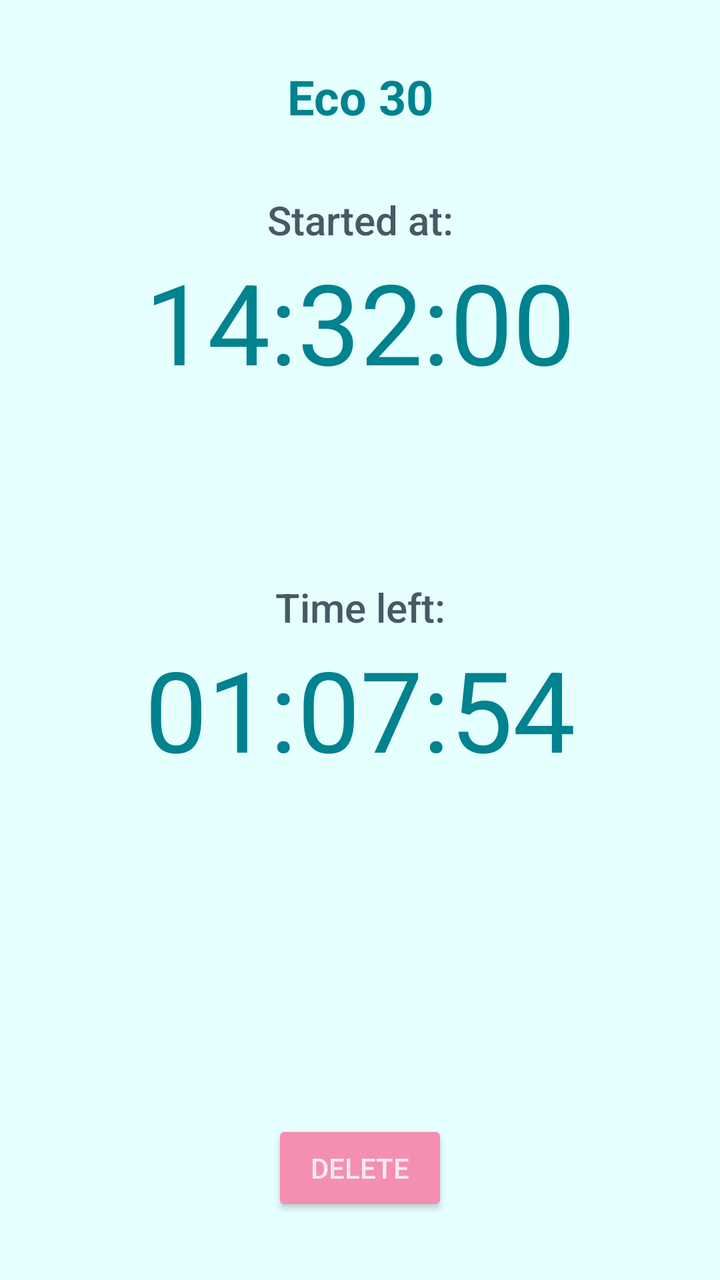
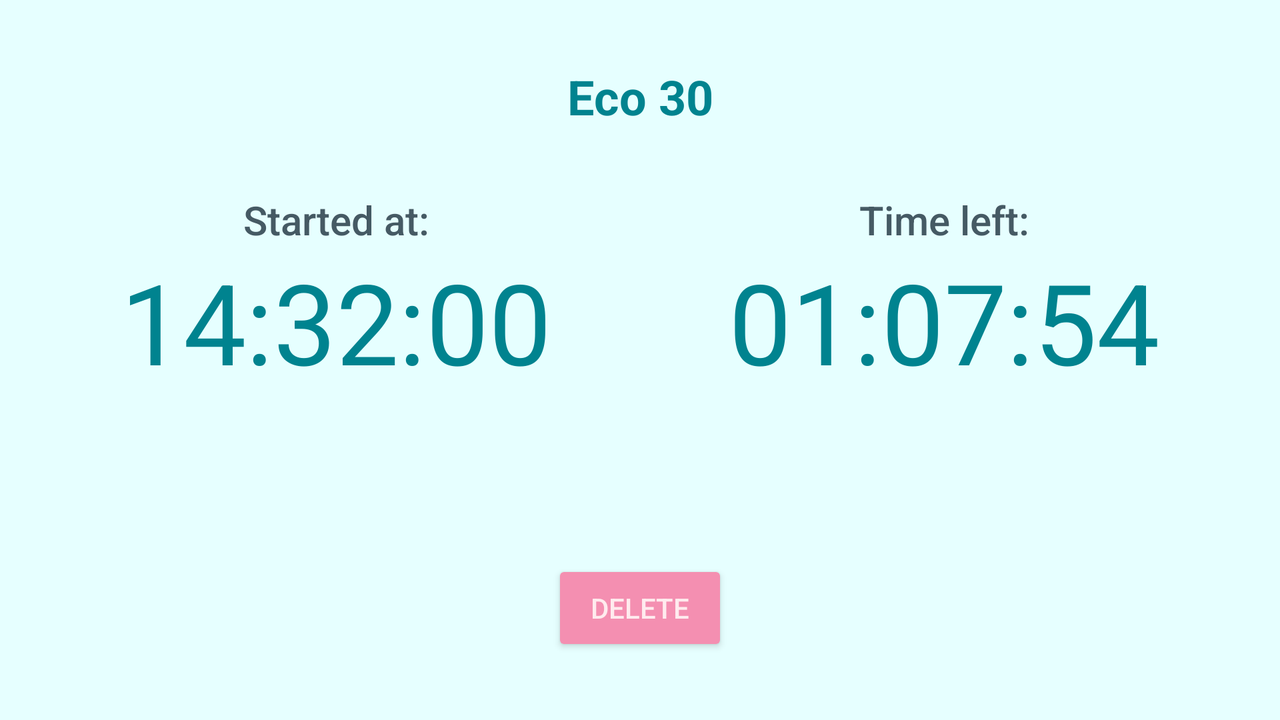

First picture: res/layout/ on a phone held upright. Second picture: the repository's own variant of that layout, on a device whose configuration matches the variant's folder. Source for both follows.
<!-- AndroidManifest.xml: application theme AppTheme -->
<!-- res/layout/activity_reminder_set.xml -->
<?xml version="1.0" encoding="utf-8"?>
<LinearLayout xmlns:android="http://schemas.android.com/apk/res/android"
    xmlns:app="http://schemas.android.com/apk/res-auto"
    xmlns:tools="http://schemas.android.com/tools"
    android:layout_width="match_parent"
    android:layout_height="match_parent"
    android:orientation="vertical"
    android:padding="@dimen/standard"
    tools:context="com.example.android.washingmachinetimer.ReminderSetActivity">

    <TextView
        android:id="@+id/plan_name_title"
        android:layout_width="match_parent"
        android:layout_height="wrap_content"
        android:gravity="center_horizontal"
        android:padding="@dimen/standard"
        android:text="Eco 30"
        android:textAppearance="@style/TextAppearance.AppCompat.Headline"
        android:textStyle="bold" />

    <TextView
        android:layout_width="match_parent"
        android:layout_height="wrap_content"
        android:gravity="center_horizontal"
        android:paddingTop="@dimen/standard"
        android:text="@string/start_time_title"
        android:textAppearance="@style/TextAppearance.AppCompat.Title"
        android:textColor="@color/titleTextColor" />

    <TextView
        android:id="@+id/start_time_text_view"
        android:layout_width="match_parent"
        android:layout_height="wrap_content"
        android:layout_weight="5"
        android:gravity="center_horizontal"
        android:text="14:32:00"
        android:textAppearance="@style/TextAppearance.AppCompat.Display3"
        android:textColor="@color/primaryTextColor" />


    <TextView
        android:id="@+id/countdown_title"
        android:layout_width="match_parent"
        android:layout_height="wrap_content"
        android:gravity="center_horizontal"
        android:paddingTop="@dimen/standard"
        android:text="@string/countdown_title"
        android:textAppearance="@style/TextAppearance.AppCompat.Title"
        android:textColor="@color/titleTextColor" />

    <TextView
        android:id="@+id/countdown_text_view"
        android:layout_width="match_parent"
        android:layout_height="wrap_content"
        android:layout_weight="10"
        android:gravity="center_horizontal"
        android:text="01:07:54"
        android:textAppearance="@style/TextAppearance.AppCompat.Display3"
        android:textColor="@color/primaryTextColor" />

    <Button
        android:id="@+id/reset_button"
        android:layout_width="wrap_content"
        android:layout_height="wrap_content"
        android:layout_gravity="center_horizontal"
        android:layout_margin="@dimen/standard"
        android:text="@string/reset_button" />

</LinearLayout>
<!-- resources referenced by this layout -->
<resources>
  <color name="primaryTextColor">#00838f</color>
  <color name="titleTextColor">#455a64</color>
  <dimen name="standard">16dp</dimen>
  <string name="countdown_title">Time left:</string>
  <string name="reset_button">Delete</string>
  <string name="start_time_title">Started at:</string>
  <style name="AppTheme" parent="Theme.AppCompat.Light.NoActionBar">
          
          <item name="colorPrimary">@color/primaryColor</item>
          <item name="colorPrimaryDark">@color/primaryDarkColor</item>
          <item name="colorAccent">@color/secondaryColor</item>
  
  
          
          <item name="colorButtonNormal">@color/secondaryColor</item>
          <item name="android:colorBackground">@color/primaryLightColor</item>
          <item name="colorControlNormal">@color/secondaryColor</item>
          <item name="colorControlActivated">@color/secondaryColor</item>
          <item name="colorControlHighlight">@color/secondaryDarkColor</item>
          <item name="android:textColorPrimary">@color/primaryTextColor</item>
          <item name="android:textColorSecondary">@color/secondaryTextColor</item>
  
          
          <item name="dialogTheme">@style/AppTheme.Dialog.Green</item>
          <item name="alertDialogTheme">@style/AppTheme.Dialog.Alert.Green</item>
          <item name="android:textAppearanceButton">@style/TextAppearance.AppCompat.Button.Custom
          </item>
  
  
      </style>
  <color name="primaryColor">#b3e5fc</color>
  <color name="primaryDarkColor">#82b3c9</color>
  <color name="secondaryColor">#f48fb1</color>
  <color name="primaryLightColor">#e6ffff</color>
  <color name="secondaryDarkColor">#bf5f82</color>
  <color name="secondaryTextColor">#ffebee</color>
  <style name="AppTheme.Dialog.Green" parent="Theme.AppCompat.Light.Dialog">
          <item name="colorPrimary">@color/primaryColor</item>
          <item name="colorPrimaryDark">@color/primaryDarkColor</item>
          <item name="colorAccent">@color/secondaryColor</item>
      </style>
  <style name="AppTheme.Dialog.Alert.Green" parent="Theme.AppCompat.Light.Dialog.Alert">
          <item name="colorPrimary">@color/primaryColor</item>
          <item name="colorPrimaryDark">@color/primaryDarkColor</item>
          <item name="colorAccent">@color/secondaryColor</item>
      </style>
  <style name="TextAppearance.AppCompat.Button.Custom">
          <item name="android:textColor">@color/secondaryTextColor</item>
      </style>
</resources>
<!-- res/layout-land/activity_reminder_set.xml (the repository's variant of the layout above) -->
<!-- drawn on the phone turned sideways -->
<?xml version="1.0" encoding="utf-8"?>
<LinearLayout xmlns:android="http://schemas.android.com/apk/res/android"
    xmlns:app="http://schemas.android.com/apk/res-auto"
    xmlns:tools="http://schemas.android.com/tools"
    android:layout_width="match_parent"
    android:layout_height="match_parent"
    android:orientation="vertical"
    android:padding="@dimen/standard"
    tools:context="com.example.android.washingmachinetimer.ReminderSetActivity">

    <TextView
        android:id="@+id/plan_name_title"
        android:layout_width="match_parent"
        android:layout_height="wrap_content"
        android:gravity="center_horizontal"
        android:padding="@dimen/standard"
        android:text="Eco 30"
        android:textAppearance="@style/TextAppearance.AppCompat.Headline"
        android:textStyle="bold" />

    <LinearLayout
        android:layout_width="match_parent"
        android:layout_height="wrap_content"
        android:layout_weight="1">

        <LinearLayout
            android:layout_width="0dp"
            android:layout_height="wrap_content"
            android:layout_weight="1"
            android:orientation="vertical">

            <TextView
                android:layout_width="match_parent"
                android:layout_height="wrap_content"
                android:gravity="center_horizontal"
                android:paddingTop="@dimen/standard"
                android:text="@string/start_time_title"
                android:textAppearance="@style/TextAppearance.AppCompat.Title"
                android:textColor="@color/titleTextColor"

                />

            <TextView
                android:id="@+id/start_time_text_view"
                android:layout_width="match_parent"
                android:layout_height="wrap_content"
                android:layout_weight="5"
                android:gravity="center_horizontal"
                android:text="14:32:00"
                android:textAppearance="@style/TextAppearance.AppCompat.Display3"
                android:textColor="@color/primaryTextColor" />

        </LinearLayout>

        <LinearLayout
            android:layout_width="0dp"
            android:layout_height="wrap_content"
            android:layout_weight="1"
            android:orientation="vertical">

            <TextView
                android:id="@+id/countdown_title"
                android:layout_width="match_parent"
                android:layout_height="wrap_content"
                android:gravity="center_horizontal"
                android:paddingTop="@dimen/standard"
                android:text="@string/countdown_title"
                android:textAppearance="@style/TextAppearance.AppCompat.Title"
                android:textColor="@color/titleTextColor"

                />

            <TextView
                android:id="@+id/countdown_text_view"
                android:layout_width="match_parent"
                android:layout_height="wrap_content"
                android:layout_weight="10"
                android:gravity="center_horizontal"
                android:text="01:07:54"
                android:textAppearance="@style/TextAppearance.AppCompat.Display3"
                android:textColor="@color/primaryTextColor" />

        </LinearLayout>

    </LinearLayout>

    <Button
        android:id="@+id/reset_button"
        android:layout_width="wrap_content"
        android:layout_height="wrap_content"
        android:layout_gravity="center_horizontal"
        android:layout_margin="@dimen/standard"
        android:text="@string/reset_button" />

</LinearLayout>
